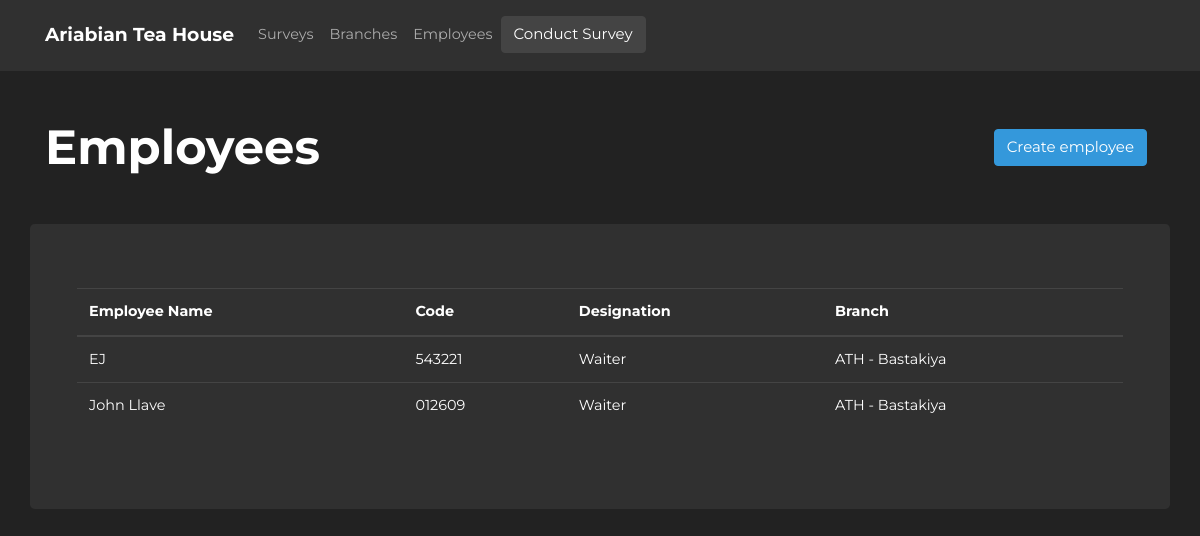
/employees/, run on an earlier commit of the app's database.
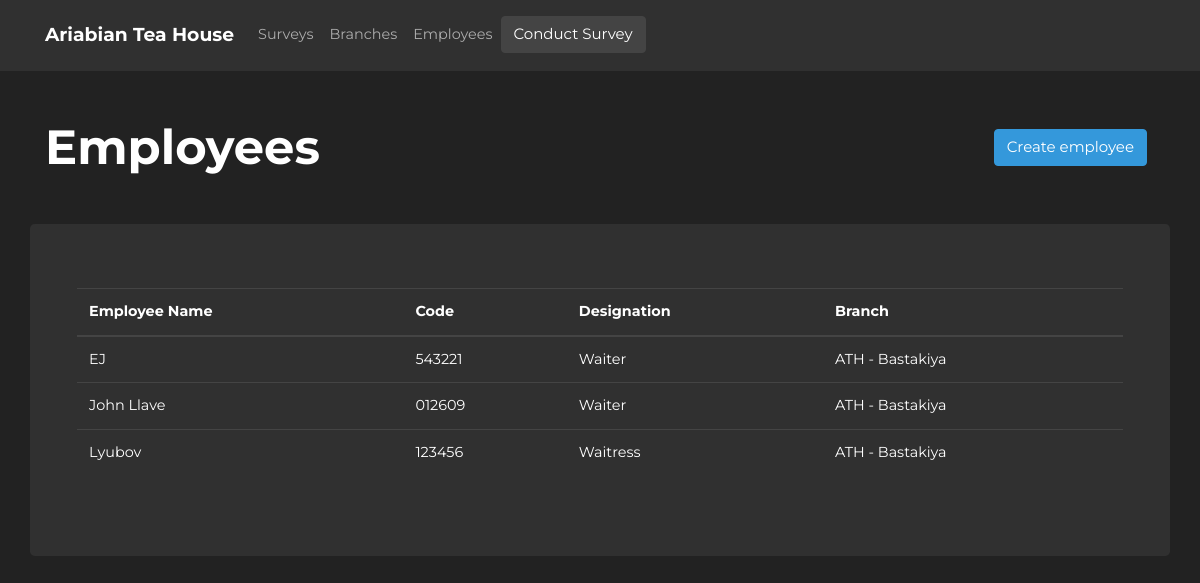
And on a later commit of the database.
### athsurveyapp/models/models.py (models this page shows, shortened)
class Employee(db.Model):
    __tablename__ = "employee"
    id = db.Column(db.Integer, primary_key=True)
    name = db.Column(db.String(64), nullable=False)
    code = db.Column(db.String(15), nullable=False)
    date_created = db.Column(db.DateTime(timezone=True), server_default=func.now())
    last_updated = db.Column(db.DateTime(timezone=True), onupdate=func.now())
    designation = db.Column(db.String(20), nullable=False)
    branch_id = db.Column(db.Integer, db.ForeignKey("branch.id"), nullable=False)
    name = db.Column(db.String, nullable=False)
    code = db.Column(db.String, nullable=False)
    date_created = db.Column(db.DateTime(timezone=True), server_default=func.now())
    last_updated = db.Column(db.DateTime(timezone=True), onupdate=func.now())
    designation = db.Column(db.String, nullable=False)
    responses = db.relationship("Response", backref="employee", cascade="all, delete-orphan")

class Branch(db.Model):
    __tablename__ = "branch"
    id = db.Column(db.Integer, primary_key=True)
    name = db.Column(db.String(64), nullable=False)
    date_created = db.Column(db.DateTime(timezone=True), server_default=func.now())
    last_updated = db.Column(db.DateTime(timezone=True), onupdate=func.now())
    address = db.Column(db.String(120))
    name = db.Column(db.String, nullable=False)
    date_created = db.Column(db.DateTime(timezone=True), server_default=func.now())
    last_updated = db.Column(db.DateTime(timezone=True), onupdate=func.now())
    address = db.Column(db.String())
    employees = db.relationship("Employee", backref="branch")

### athsurveyapp/blueprints/employee/views.py (the view)
@employee_page.route("/")
def employee_index():
    employees = Employee.query.all()
    return render_template('employees.html', employees=employees)

### athsurveyapp/blueprints/employee/templates/employees.html (shortened to what this page needs)
{% extends 'layouts/base.html' %} {% block title %}ATH - Employees{% endblock %}
{% block body %}
<div class="container">
  <div class="row justify-content-center align-items-center">
    <div class="col-6">
      <h1 class="m-0 font-weight-bold">Employees</h1>
    </div>
    <div class="col-6">
      <a
        href="{{url_for('employee_page.create_employee')}}"
        class="btn btn-info float-right mr-2"
        >Create employee</a
      >
    </div>
  </div>
  <div class="row mt-5 jumbotron">
    <div class="col-12">
      <table class="table table-hover">
        <thead>
          <tr>
            <th scope="col">Employee Name</th>
            <th scope="col">Code</th>
            <th scope="col">Designation</th>
            <th scope="col">Branch</th>
          </tr>
        </thead>
        <tbody>
          {% for employee in employees %}
          <tr class="clickable-row" data-href="{{ employee.id }}" data-surveyid="{{employee.id}}">
            <td>{{ employee.name }}</td>
            <td>{{ employee.code }}</td>
            <td>{{ employee.designation }}</td>
            <td>{{ employee.branch.name }}</td>
          </tr>
          {% endfor %}
        </tbody>
      </table>
    </div>
  </div>
</div>
{% endblock %}

What changed in the data, as far as the page shows it:
added Employee: name "Lyubov", code "123456", designation "Waitress", branch.name "ATH - Bastakiya"
